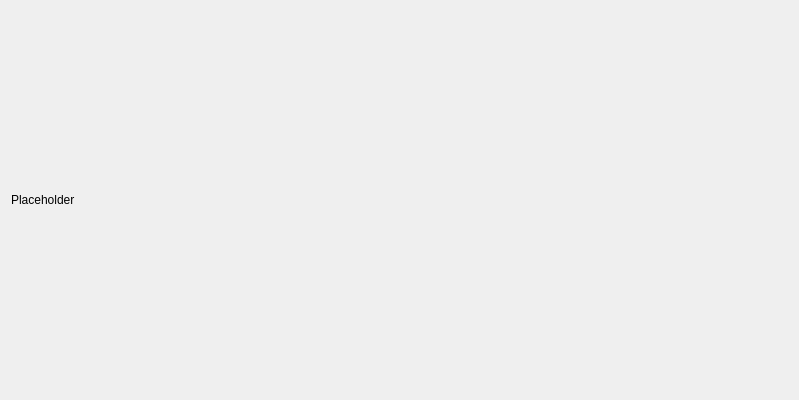
<?xml version="1.0" encoding="UTF-8"?>
<ui version="4.0">
 <author>
SPDX-FileCopyrightText: 2017 Adriaan de Groot &lt;groot@kde.org&gt;
SPDX-License-Identifier: GPL-3.0-or-later
 </author>
 <class>PlasmaLnfPage</class>
 <widget class="QWidget" name="PlasmaLnfPage">
  <property name="geometry">
   <rect>
    <x>0</x>
    <y>0</y>
    <width>799</width>
    <height>400</height>
   </rect>
  </property>
  <property name="windowTitle">
   <string notr="true">Form</string>
  </property>
  <layout class="QVBoxLayout" name="verticalLayout" stretch="0,0">
   <item>
    <widget class="QLabel" name="generalExplanation">
     <property name="text">
      <string notr="true">Placeholder</string>
     </property>
     <property name="wordWrap">
      <bool>true</bool>
     </property>
    </widget>
   </item>
  </layout>
 </widget>
 <resources>
  <include location="page_plasmalnf.qrc"/>
 </resources>
 <connections/>
</ui>
